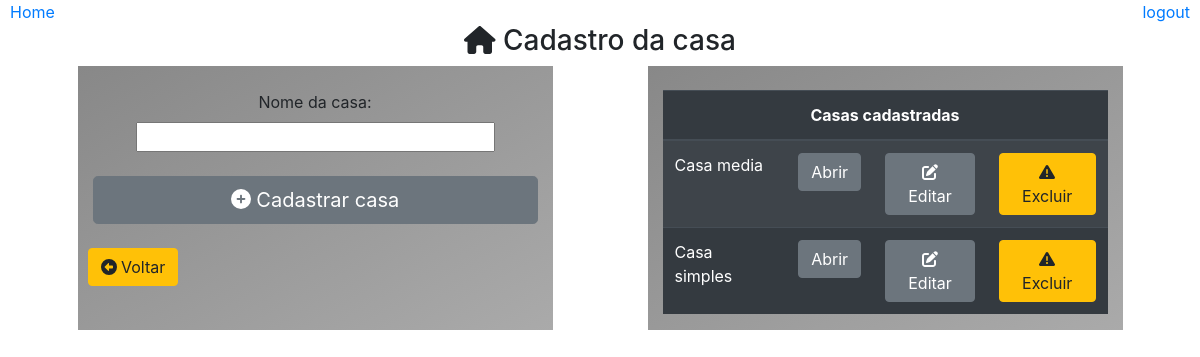
Page /cadastrar/ on the earlier database version.
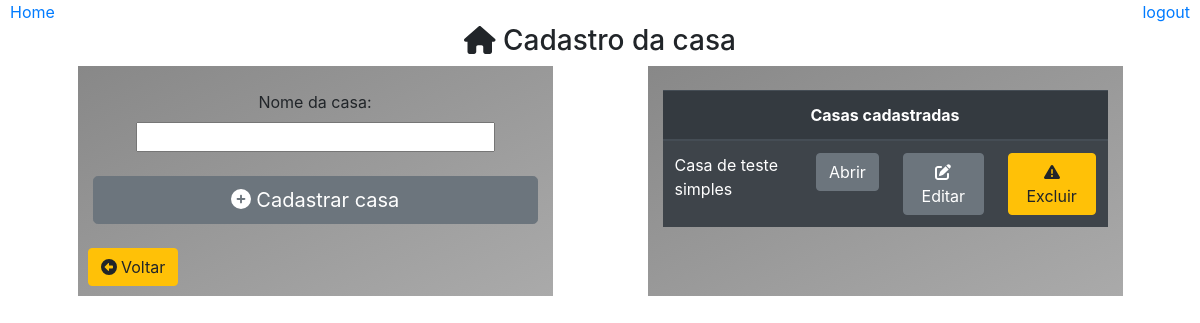
Same page on the later database version.
### core/models.py (models this page shows)
class Casa(models.Model):
    nome = models.CharField(max_length=30)
    class Meta:
        db_table = 'casa'

### core/pages/casa/views.py (the view)
# urls.py: path('cadastrar/', cadastro.Cadastrar),
def Cadastrar(request):
    casas = Casa.objects.all().order_by('nome')
    id = request.GET.get('id')
    casa = None
    if id:
        casa = Casa.objects.get(id=id)
    dados = {
        'titulo':'Cadastrar nova casa',
        'casas':casas,
        'casa': casa
    }
    return render(request, 'casas/cadastrar.html', dados)

### templates/casas/cadastrar.html (shortened to what this page needs)
{% extends "model-page.html" %}
{% block content %}
<div align='center'>
    <br>
    <h3><i class='fa fa-home'></i> Cadastro da casa</h3>
    <div class="container">
        <div class="row">
            <div class="col col-6 col-sm-6 col-md-4 col-lg-5 col-xs-4 container box-gray">
                <br>
                <form action="/cadastrar/add/casa" method="POST"> {% csrf_token %}
                    <label>Nome da casa: </label>
                    {% if casa is None %}
                        <input type="text" name="nome" maxlength="50" size="30" required/>
                        <br><br>
                        <button type="submit" class="btn btn-secondary btn-lg btn-block">
                            <i class='fas fa-plus-circle'></i> Cadastrar casa
                        </button>
                    {% endif %}
                </form>
                <br>
                <a type="button" class="btn btn-warning"style="position: absolute; left: 10px;" href="/">
                    <i class='fas fa-arrow-alt-circle-left'></i> Voltar
                </a>
                <br><br>
            </div>
            {% if casas %}
                <div class="col col-6 col-sm-6 col-md-4 col-lg-5 col-xs-4 container box-gray">
                    <br>
                    <table class="table table-striped table-dark">
                        <thead>
                            <tr align="center">
                                <th colspan="4">Casas cadastradas</th>
                            </tr>
                            </thead>
                        {% for item in casas %}
                            <tr>
                                <td>
                                    {{item.nome}}
                                </td>
                                <td>
                                    <a class="btn btn-secondary" href="/visualizar/casa/?id={{item.id}}">
                                        Abrir
                                    </a>
                                </td>
                                <td>
                                    <a class="btn btn-secondary" href="?id={{item.id}}">
                                        <i class="fas fa-edit"></i>
                                        Editar
                                    </a>
                                </td>
                                <td>
                                    <a class="btn btn-warning" href="excluir/casa/{{item.id}}/">
                                        <i class="fas fa-exclamation-triangle"></i> Excluir
                                    </a>
                                </td>
                            </tr>
                        {% endfor %}
                    </table>
                </div>
            {% endif %}
        </div>
    </div>
</div>
{% endblock %}

Differences in the rows shown:
removed Casa: nome "Casa media"
changed Casa: nome "Casa simples" → "Casa de teste simples"
